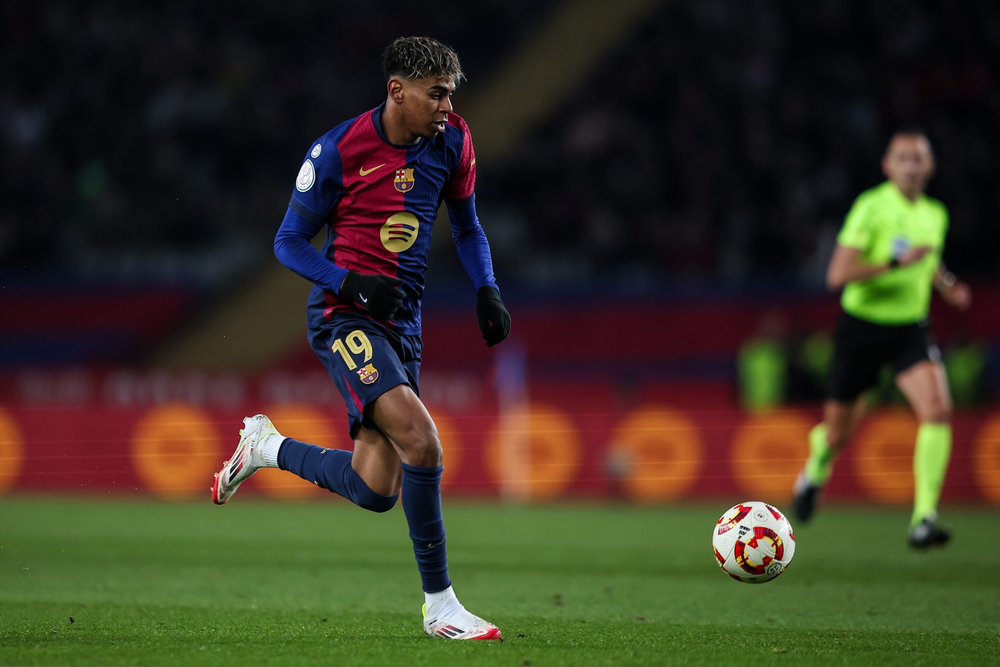
#> input picture Photos:videos/player.png, 1000 x 667 px, shrunk from 1920 x 1280 before the run, found by its file name
$ python edge_detect.py
#> lines starting #> are read from the running program, lines starting #| are printed output that depends on the picture; after the words box and inside, x2 and y2 are one past the last pixel; in counts of white or black regions, pixels touching at a corner belong together
import cv2
import numpy as np
img_path= "/Users/ryanmaroof/ml and dl projects/ComputerVision/Photos:videos/player.png"

image = cv2.imread(img_path)
#> image is the input picture: shape (667, 1000, 3); mean B, G, R 36.6, 52.7, 58.8

edge_img= cv2.Canny(image, 100, 200)
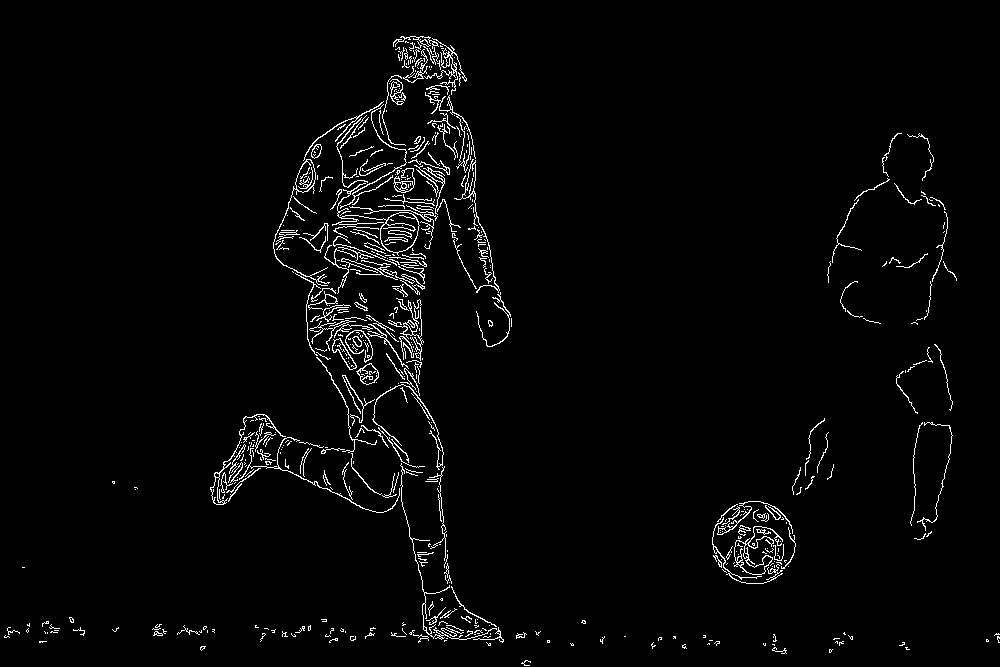
#> edge_img: shape (667, 1000); 2.5% white in thin lines or dots

dil_img=cv2.dilate(edge_img,np.ones((3,3),dtype=np.int8))
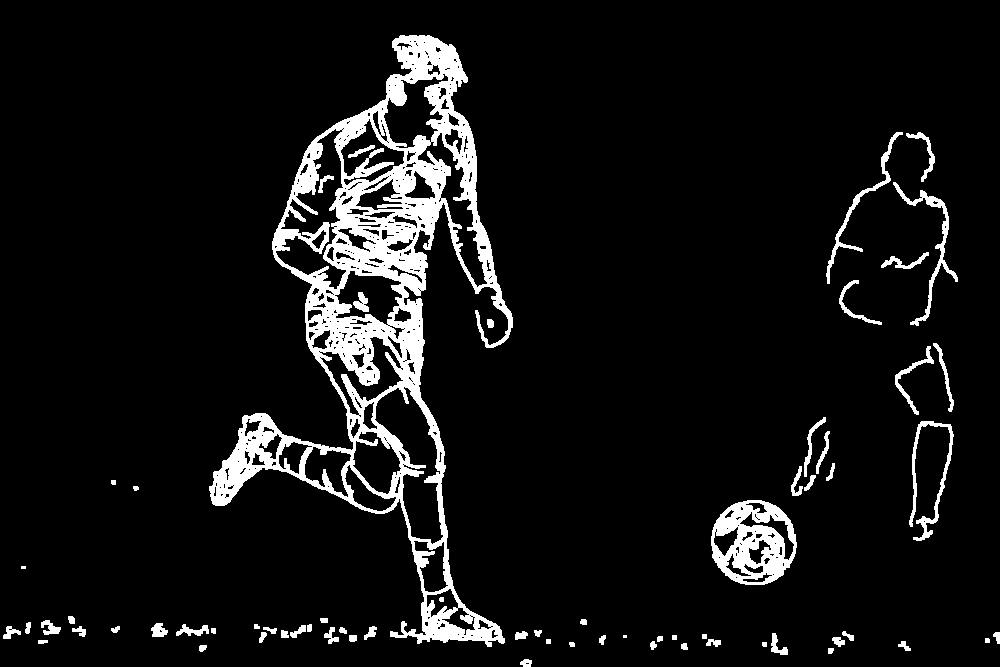
#> dil_img: shape (667, 1000); 7.7% white; 67 white regions (2 under 20 px), largest, box (x1, y1, x2, y2) and area: (209, 35, 513, 647) 38873, (711, 500, 797, 585) 4118, (909, 421, 954, 541) 1036
erod_img=cv2.erode(edge_img,np.ones((1,1),dtype=np.int8))

cv2.imshow('edge_img',edge_img)
cv2.imshow('image',image)
cv2.imshow('dil_img',dil_img)
cv2.imshow('erod_img',erod_img)
cv2.waitKey(0)
cv2.destroyAllWindows()

$ run again, with Photos:videos/bear.png copied over Photos:videos/player.png
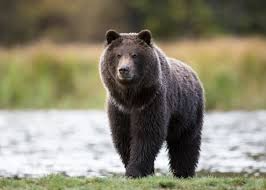
#> input picture Photos:videos/bear.png, 266 x 190 px, found by its file name
#> image is the input picture: shape (190, 266, 3); mean B, G, R 112.3, 132, 136.2
#> `edge_img= cv2.Canny(image, 100, 200)`:
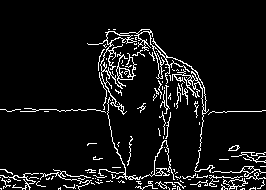
#> edge_img: shape (190, 266); 7.3% white in thin lines or dots, all inside (x1, y1, x2, y2) = (0, 29, 266, 190)
#> `dil_img=cv2.dilate(edge_img,np.ones((3,3),dtype=np.int8))`:
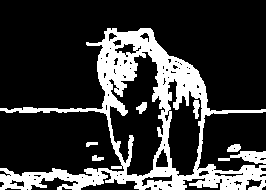
#> dil_img: shape (190, 266); 21.7% white; 7 white regions, largest, box (x1, y1, x2, y2) and area: (0, 28, 266, 190) 10275, (218, 151, 266, 164) 332, (193, 100, 200, 119) 91
